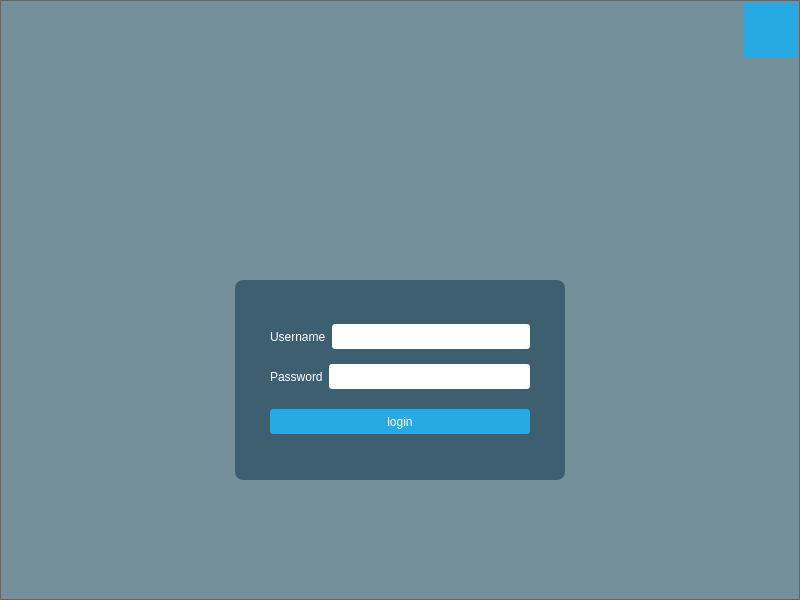
<?xml version="1.0" encoding="UTF-8"?>
<ui version="4.0">
 <class>centralWidget</class>
 <widget class="QDialog" name="centralWidget">
  <property name="windowModality">
   <enum>Qt::NonModal</enum>
  </property>
  <property name="geometry">
   <rect>
    <x>0</x>
    <y>0</y>
    <width>800</width>
    <height>600</height>
   </rect>
  </property>
  <property name="windowTitle">
   <string>Dialog</string>
  </property>
  <property name="layoutDirection">
   <enum>Qt::LeftToRight</enum>
  </property>
  <property name="styleSheet">
   <string notr="true">#centralWidget
{
  background: rgba(32, 80, 96, 100);
background-image: url(:/mages/resources/images/login-bg.jpg) ;
border: 1px solid rgb(100,100,100);
}
QLabel { color: white; }
QLineEdit { border-radius: 3px; }
QPushButton
{
  color: white;
  background-color: #27a9e3;
  border-width: 0px;
  border-radius: 3px;
}
QPushButton:hover { background-color: #66c011; }
</string>
  </property>
  <layout class="QVBoxLayout" name="verticalLayout_2">
   <property name="leftMargin">
    <number>1</number>
   </property>
   <property name="topMargin">
    <number>1</number>
   </property>
   <property name="rightMargin">
    <number>1</number>
   </property>
   <property name="bottomMargin">
    <number>1</number>
   </property>
   <item>
    <widget class="QWidget" name="topPanel" native="true">
     <property name="styleSheet">
      <string notr="true"/>
     </property>
     <layout class="QHBoxLayout" name="layout">
      <property name="spacing">
       <number>0</number>
      </property>
      <property name="sizeConstraint">
       <enum>QLayout::SetNoConstraint</enum>
      </property>
      <property name="topMargin">
       <number>2</number>
      </property>
      <property name="rightMargin">
       <number>1</number>
      </property>
      <property name="bottomMargin">
       <number>2</number>
      </property>
      <item>
       <spacer name="horizontalSpacer">
        <property name="orientation">
         <enum>Qt::Horizontal</enum>
        </property>
        <property name="sizeHint" stdset="0">
         <size>
          <width>40</width>
          <height>20</height>
         </size>
        </property>
       </spacer>
      </item>
      <item>
       <widget class="QPushButton" name="pushButton">
        <property name="sizePolicy">
         <sizepolicy hsizetype="Fixed" vsizetype="Fixed">
          <horstretch>0</horstretch>
          <verstretch>0</verstretch>
         </sizepolicy>
        </property>
        <property name="minimumSize">
         <size>
          <width>55</width>
          <height>55</height>
         </size>
        </property>
        <property name="text">
         <string/>
        </property>
        <property name="icon">
         <iconset resource="resources.qrc">
          <normaloff>:/icons/resources/icons/shutdown-icon.png</normaloff>:/icons/resources/icons/shutdown-icon.png</iconset>
        </property>
        <property name="iconSize">
         <size>
          <width>35</width>
          <height>35</height>
         </size>
        </property>
       </widget>
      </item>
     </layout>
    </widget>
   </item>
   <item>
    <layout class="QHBoxLayout" name="horizontalLayout">
     <property name="sizeConstraint">
      <enum>QLayout::SetDefaultConstraint</enum>
     </property>
     <property name="topMargin">
      <number>70</number>
     </property>
     <property name="bottomMargin">
      <number>10</number>
     </property>
     <item>
      <widget class="QLabel" name="label">
       <property name="sizePolicy">
        <sizepolicy hsizetype="Fixed" vsizetype="Fixed">
         <horstretch>0</horstretch>
         <verstretch>0</verstretch>
        </sizepolicy>
       </property>
       <property name="minimumSize">
        <size>
         <width>300</width>
         <height>88</height>
        </size>
       </property>
       <property name="maximumSize">
        <size>
         <width>400</width>
         <height>88</height>
        </size>
       </property>
       <property name="baseSize">
        <size>
         <width>200</width>
         <height>100</height>
        </size>
       </property>
       <property name="styleSheet">
        <string notr="true">
</string>
       </property>
       <property name="text">
        <string/>
       </property>
       <property name="pixmap">
        <pixmap resource="resources.qrc">:/mages/resources/images/logo.png</pixmap>
       </property>
       <property name="scaledContents">
        <bool>true</bool>
       </property>
       <property name="wordWrap">
        <bool>false</bool>
       </property>
      </widget>
     </item>
    </layout>
   </item>
   <item>
    <layout class="QHBoxLayout" name="horizontalLayout_3">
     <property name="leftMargin">
      <number>0</number>
     </property>
     <property name="topMargin">
      <number>40</number>
     </property>
     <item>
      <widget class="QWidget" name="loginForm" native="true">
       <property name="sizePolicy">
        <sizepolicy hsizetype="Fixed" vsizetype="Fixed">
         <horstretch>0</horstretch>
         <verstretch>0</verstretch>
        </sizepolicy>
       </property>
       <property name="minimumSize">
        <size>
         <width>330</width>
         <height>200</height>
        </size>
       </property>
       <property name="styleSheet">
        <string notr="true">
#loginForm
{
  background: rgba(46, 81,101, 200);
  border-radius: 8px;
}</string>
       </property>
       <layout class="QVBoxLayout">
        <property name="leftMargin">
         <number>35</number>
        </property>
        <property name="topMargin">
         <number>35</number>
        </property>
        <property name="rightMargin">
         <number>35</number>
        </property>
        <property name="bottomMargin">
         <number>35</number>
        </property>
        <item>
         <layout class="QHBoxLayout" name="horizontalLayout_4">
          <property name="leftMargin">
           <number>0</number>
          </property>
          <item>
           <widget class="QLabel" name="label_2">
            <property name="text">
             <string>Username</string>
            </property>
           </widget>
          </item>
          <item>
           <widget class="QLineEdit" name="username">
            <property name="minimumSize">
             <size>
              <width>0</width>
              <height>25</height>
             </size>
            </property>
           </widget>
          </item>
         </layout>
        </item>
        <item>
         <layout class="QHBoxLayout" name="horizontalLayout_5">
          <item>
           <widget class="QLabel" name="label_3">
            <property name="text">
             <string>Password</string>
            </property>
           </widget>
          </item>
          <item>
           <widget class="QLineEdit" name="password">
            <property name="minimumSize">
             <size>
              <width>0</width>
              <height>25</height>
             </size>
            </property>
           </widget>
          </item>
         </layout>
        </item>
        <item>
         <spacer name="verticalSpacer_2">
          <property name="orientation">
           <enum>Qt::Vertical</enum>
          </property>
          <property name="sizeType">
           <enum>QSizePolicy::Fixed</enum>
          </property>
          <property name="sizeHint" stdset="0">
           <size>
            <width>20</width>
            <height>5</height>
           </size>
          </property>
         </spacer>
        </item>
        <item>
         <widget class="QPushButton" name="loginButton">
          <property name="minimumSize">
           <size>
            <width>0</width>
            <height>25</height>
           </size>
          </property>
          <property name="text">
           <string>login</string>
          </property>
         </widget>
        </item>
       </layout>
      </widget>
     </item>
    </layout>
   </item>
   <item>
    <spacer name="verticalSpacer">
     <property name="orientation">
      <enum>Qt::Vertical</enum>
     </property>
     <property name="sizeHint" stdset="0">
      <size>
       <width>20</width>
       <height>40</height>
      </size>
     </property>
    </spacer>
   </item>
  </layout>
 </widget>
 <resources>
  <include location="resources.qrc"/>
 </resources>
 <connections/>
</ui>
